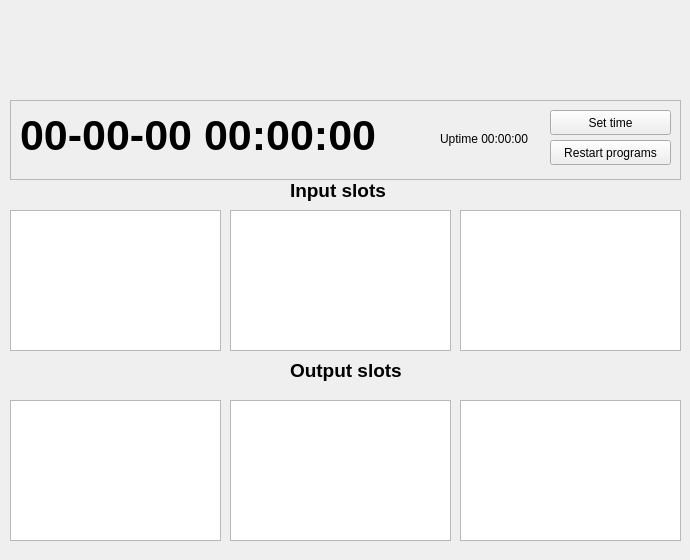
<?xml version="1.0" encoding="UTF-8"?>
<ui version="4.0">
 <class>WidgetMonitoring</class>
 <widget class="QWidget" name="WidgetMonitoring">
  <property name="geometry">
   <rect>
    <x>0</x>
    <y>0</y>
    <width>690</width>
    <height>560</height>
   </rect>
  </property>
  <property name="windowTitle">
   <string>Form</string>
  </property>
  <widget class="QTreeView" name="tvInputSlots1">
   <property name="geometry">
    <rect>
     <x>10</x>
     <y>210</y>
     <width>211</width>
     <height>141</height>
    </rect>
   </property>
  </widget>
  <widget class="QTreeView" name="tvInputSlots2">
   <property name="geometry">
    <rect>
     <x>230</x>
     <y>210</y>
     <width>221</width>
     <height>141</height>
    </rect>
   </property>
  </widget>
  <widget class="QTreeView" name="tvInputSlots3">
   <property name="geometry">
    <rect>
     <x>460</x>
     <y>210</y>
     <width>221</width>
     <height>141</height>
    </rect>
   </property>
  </widget>
  <widget class="QFrame" name="frame">
   <property name="geometry">
    <rect>
     <x>10</x>
     <y>100</y>
     <width>671</width>
     <height>80</height>
    </rect>
   </property>
   <property name="frameShape">
    <enum>QFrame::StyledPanel</enum>
   </property>
   <property name="frameShadow">
    <enum>QFrame::Raised</enum>
   </property>
   <widget class="QLabel" name="lDateTime">
    <property name="geometry">
     <rect>
      <x>10</x>
      <y>10</y>
      <width>411</width>
      <height>51</height>
     </rect>
    </property>
    <property name="font">
     <font>
      <pointsize>32</pointsize>
      <weight>75</weight>
      <bold>true</bold>
     </font>
    </property>
    <property name="text">
     <string>00-00-00 00:00:00</string>
    </property>
   </widget>
   <widget class="QLabel" name="lUptime">
    <property name="geometry">
     <rect>
      <x>430</x>
      <y>30</y>
      <width>91</width>
      <height>17</height>
     </rect>
    </property>
    <property name="text">
     <string>Uptime 00:00:00</string>
    </property>
   </widget>
   <widget class="QToolButton" name="tbSetTime">
    <property name="geometry">
     <rect>
      <x>540</x>
      <y>10</y>
      <width>121</width>
      <height>25</height>
     </rect>
    </property>
    <property name="text">
     <string>Set time</string>
    </property>
    <property name="icon">
     <iconset resource="icons.qrc">
      <normaloff>:/icons/time.png</normaloff>:/icons/time.png</iconset>
    </property>
    <property name="toolButtonStyle">
     <enum>Qt::ToolButtonTextBesideIcon</enum>
    </property>
   </widget>
   <widget class="QToolButton" name="tbRestartPrograms">
    <property name="geometry">
     <rect>
      <x>540</x>
      <y>40</y>
      <width>121</width>
      <height>25</height>
     </rect>
    </property>
    <property name="text">
     <string>Restart programs</string>
    </property>
    <property name="icon">
     <iconset resource="icons.qrc">
      <normaloff>:/icons/restart_services.png</normaloff>:/icons/restart_services.png</iconset>
    </property>
    <property name="toolButtonStyle">
     <enum>Qt::ToolButtonTextBesideIcon</enum>
    </property>
   </widget>
  </widget>
  <widget class="QLabel" name="lInputSlots">
   <property name="geometry">
    <rect>
     <x>290</x>
     <y>180</y>
     <width>141</width>
     <height>21</height>
    </rect>
   </property>
   <property name="font">
    <font>
     <pointsize>14</pointsize>
     <weight>75</weight>
     <bold>true</bold>
    </font>
   </property>
   <property name="text">
    <string>Input slots</string>
   </property>
  </widget>
  <widget class="QLabel" name="lOutputSlots">
   <property name="geometry">
    <rect>
     <x>290</x>
     <y>360</y>
     <width>141</width>
     <height>21</height>
    </rect>
   </property>
   <property name="font">
    <font>
     <pointsize>14</pointsize>
     <weight>75</weight>
     <bold>true</bold>
    </font>
   </property>
   <property name="text">
    <string>Output slots</string>
   </property>
  </widget>
  <widget class="QTreeView" name="tvOutputSlots1">
   <property name="geometry">
    <rect>
     <x>10</x>
     <y>400</y>
     <width>211</width>
     <height>141</height>
    </rect>
   </property>
  </widget>
  <widget class="QTreeView" name="tvOutputSlots2">
   <property name="geometry">
    <rect>
     <x>230</x>
     <y>400</y>
     <width>221</width>
     <height>141</height>
    </rect>
   </property>
  </widget>
  <widget class="QTreeView" name="tvOutputSlots3">
   <property name="geometry">
    <rect>
     <x>460</x>
     <y>400</y>
     <width>221</width>
     <height>141</height>
    </rect>
   </property>
  </widget>
 </widget>
 <resources>
  <include location="icons.qrc"/>
 </resources>
 <connections/>
</ui>
